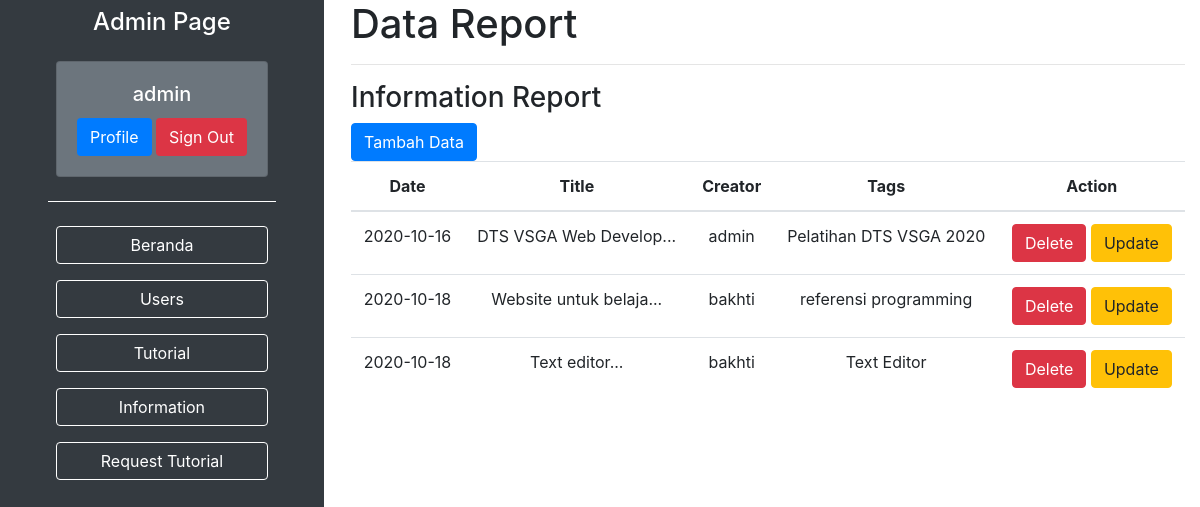
/admin/information.php (signed in), run on the app's committed database.
### tables this page shows
CREATE TABLE `info` (
  `id` int(11) NOT NULL,
  `title` text NOT NULL,
  `content` text NOT NULL,
  `tags` varchar(150) NOT NULL,
  `date` datetime NOT NULL DEFAULT CURRENT_TIMESTAMP,
  `creator` int(10) NOT NULL
);

CREATE TABLE `user` (
  `id` int(10) NOT NULL,
  `username` varchar(50) NOT NULL,
  `password` varchar(150) NOT NULL,
  `fullname` text NOT NULL,
  `gender` varchar(1) NOT NULL,
  `address` text,
  `date` datetime NOT NULL DEFAULT CURRENT_TIMESTAMP
);

### config/fungsi.php (called while the page is built, shortened)
<?php
include 'koneksi.php';
function query ($query)
{
	global $conn;
	$sql = mysqli_query($conn,$query);
	if ($sql) {
		return $sql;
	}else{
		mysqli_error($conn);
	}
}
function read ($table, $field, $args="")
{
	$sql = "SELECT $field FROM $table ".$args;
	return query($sql);
}
 ?>

### admin/information.php (the view, shortened to what this page needs)
<?php
include 'template.php';
 ?>
		<div class="row">
		    <div class="col">
		      <h1>Data Report</h1>
		      <hr>
		      <h3>Information Report</h3>
		      <a href="addinfo.php" class="btn btn-primary">Tambah Data</a>
		      <table class="table border-1 text-center">
		      	<thead>
		      		<th>Date</th>
		      		<th>Title</th>
		      		<th>Creator</th>
		      		<th>Tags</th>
		      		<th>Action</th>
		      	</thead>
		      	<?php
		      		$query = read("info","*");
		      		while ($data = mysqli_fetch_assoc($query)) {
		      	?>
		      	<tr>
		      		<td><?=substr($data['date'], 0,10);?></td>
		      		<td><?=substr($data['title'], 0, 20)."..."; ?></td>
		      		<?php
	      		    	$whois=read("user","username","WHERE id=".$data['creator']);
	      		    	$who=mysqli_fetch_assoc($whois);
	      		    ?>
	      			<td><?php echo $who['username']?:"admin" ?></td>
		      		<td><?=$data['tags'] ?></td>
		      		<td>
		      			<a class="btn btn-danger" href="?delete=<?=$data['id'];?>">Delete</a>
		      			<a class="btn btn-warning" href="?update=<?=$data['id'];?>">Update</a>
		      		</td>
		      	</tr>
		      	<?php
		      		}
		      	 ?>
		      </table>
		    </div>
		</div>

### data on the page
info: date "2020-10-16", title "DTS VSGA Web Develop", username "admin", tags "Pelatihan DTS VSGA 2020"
info: date "2020-10-18", title "Website untuk belaja", user.username "bakhti", tags "referensi programming"
info: date "2020-10-18", title "Text editor", user.username "bakhti", tags "Text Editor"

### other printed values
$_SESSION['admin'] "admin"
